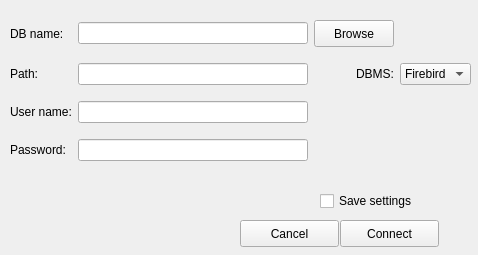
<?xml version="1.0" encoding="UTF-8"?>
<ui version="4.0">
 <class>CheminfoProjectSetDatabase</class>
 <widget class="QWidget" name="CheminfoProjectSetDatabase">
  <property name="geometry">
   <rect>
    <x>0</x>
    <y>0</y>
    <width>478</width>
    <height>255</height>
   </rect>
  </property>
  <property name="windowTitle">
   <string>Cheminfo - Database settings</string>
  </property>
  <widget class="QWidget" name="gridLayoutWidget">
   <property name="geometry">
    <rect>
     <x>10</x>
     <y>10</y>
     <width>461</width>
     <height>161</height>
    </rect>
   </property>
   <layout class="QGridLayout" name="gridLayout" columnstretch="0,1,0,0" columnminimumwidth="0,190,0,0">
    <item row="1" column="0">
     <widget class="QLabel" name="dbPathLabel">
      <property name="text">
       <string>Path:</string>
      </property>
     </widget>
    </item>
    <item row="1" column="1">
     <widget class="QLineEdit" name="dbPathLine"/>
    </item>
    <item row="0" column="1">
     <widget class="QLineEdit" name="dbNameLine">
      <property name="minimumSize">
       <size>
        <width>0</width>
        <height>0</height>
       </size>
      </property>
     </widget>
    </item>
    <item row="1" column="2">
     <widget class="QLabel" name="dbTypeLabel">
      <property name="text">
       <string>DBMS:</string>
      </property>
      <property name="alignment">
       <set>Qt::AlignRight|Qt::AlignTrailing|Qt::AlignVCenter</set>
      </property>
     </widget>
    </item>
    <item row="0" column="0">
     <widget class="QLabel" name="dbNameLabel">
      <property name="text">
       <string>DB name:</string>
      </property>
     </widget>
    </item>
    <item row="2" column="1">
     <widget class="QLineEdit" name="dbUserLine"/>
    </item>
    <item row="2" column="0">
     <widget class="QLabel" name="dbUserLabel">
      <property name="text">
       <string>User name:</string>
      </property>
     </widget>
    </item>
    <item row="0" column="2">
     <widget class="QPushButton" name="loadPB">
      <property name="minimumSize">
       <size>
        <width>55</width>
        <height>27</height>
       </size>
      </property>
      <property name="text">
       <string>Browse</string>
      </property>
     </widget>
    </item>
    <item row="3" column="0">
     <widget class="QLabel" name="dbPasswordLabel">
      <property name="text">
       <string>Password:</string>
      </property>
     </widget>
    </item>
    <item row="3" column="1">
     <widget class="QLineEdit" name="dbPasswordLine">
      <property name="echoMode">
       <enum>QLineEdit::Password</enum>
      </property>
     </widget>
    </item>
    <item row="1" column="3">
     <widget class="QComboBox" name="dbTypeCB">
      <item>
       <property name="text">
        <string>Firebird</string>
       </property>
      </item>
     </widget>
    </item>
   </layout>
  </widget>
  <widget class="QCheckBox" name="saveSettingsCB">
   <property name="geometry">
    <rect>
     <x>320</x>
     <y>190</y>
     <width>121</width>
     <height>22</height>
    </rect>
   </property>
   <property name="toolTip">
    <string>Save settings into the file?
(in next startup will be setting restore from the settings file)</string>
   </property>
   <property name="text">
    <string>Save settings</string>
   </property>
  </widget>
  <widget class="QPushButton" name="connectPB">
   <property name="geometry">
    <rect>
     <x>340</x>
     <y>220</y>
     <width>99</width>
     <height>27</height>
    </rect>
   </property>
   <property name="text">
    <string>Connect</string>
   </property>
  </widget>
  <widget class="QPushButton" name="cancelPB">
   <property name="geometry">
    <rect>
     <x>240</x>
     <y>220</y>
     <width>99</width>
     <height>27</height>
    </rect>
   </property>
   <property name="text">
    <string>Cancel</string>
   </property>
  </widget>
 </widget>
 <tabstops>
  <tabstop>dbNameLine</tabstop>
  <tabstop>dbPathLine</tabstop>
  <tabstop>dbUserLine</tabstop>
  <tabstop>dbPasswordLine</tabstop>
  <tabstop>loadPB</tabstop>
  <tabstop>saveSettingsCB</tabstop>
  <tabstop>cancelPB</tabstop>
  <tabstop>connectPB</tabstop>
 </tabstops>
 <resources/>
 <connections/>
</ui>
